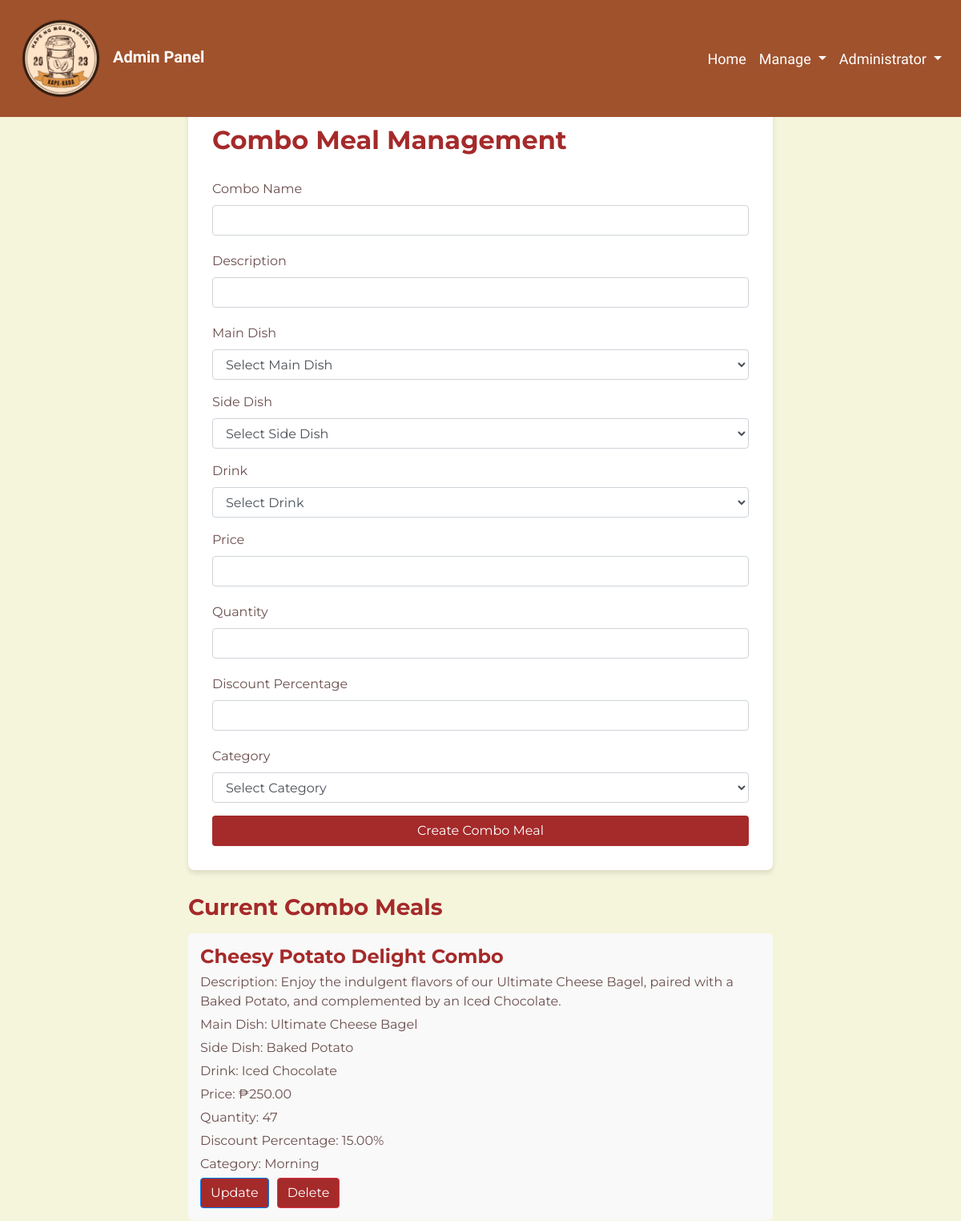
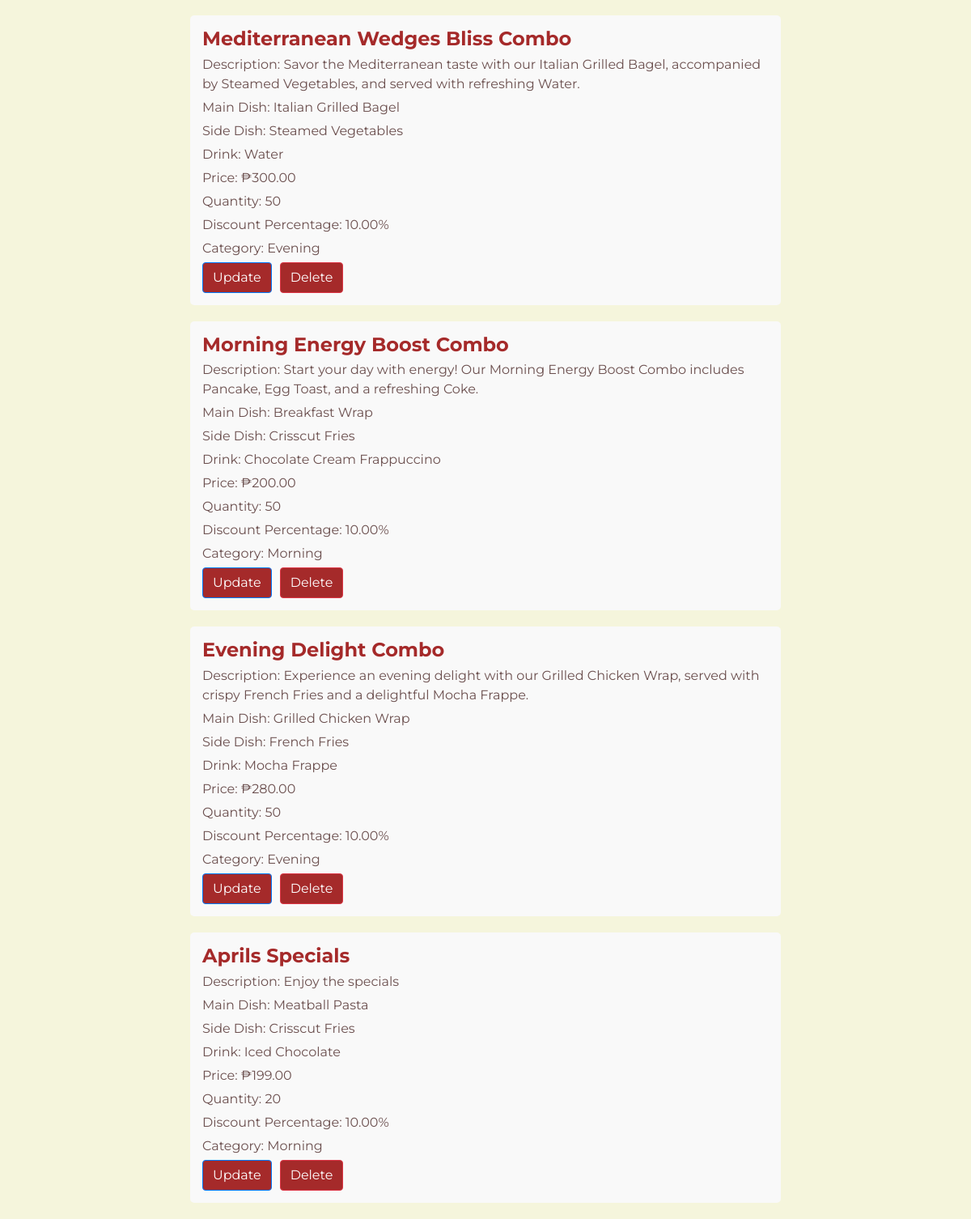
The app's page /admin_combo.php with its own data (2 pictures, top to bottom).
### tables this page shows
CREATE TABLE `combo_meals` (
  `id` int(11) NOT NULL,
  `name` varchar(255) NOT NULL,
  `description` text NOT NULL,
  `main_dish` varchar(255) NOT NULL,
  `side_dish` varchar(255) NOT NULL,
  `drink` varchar(255) NOT NULL,
  `price` decimal(10,2) NOT NULL,
  `discount_percentage` decimal(5,2) NOT NULL,
  `category` varchar(50) NOT NULL,
  `quantity` int(11) NOT NULL
);

### admin_combo.php (the view, shortened to what this page needs)
<?php
include 'admin_navbar.php';
include 'db_connection.php';
$sql = "SELECT * FROM combo_meals";
$result = $conn->query($sql);
$combo_meals = [];
if ($result->num_rows > 0) {
    while ($row = $result->fetch_assoc()) {
        $combo_meals[] = $row;
    }
}
?>
<!DOCTYPE html>
<html lang="en">
<head>
    <link rel="stylesheet" href="https://stackpath.bootstrapcdn.com/bootstrap/4.5.2/css/bootstrap.min.css">
</head>
<body>
<div class="container">
    <div class="row justify-content-center">
        <div class="col-md-8">
            <div class="promotion-container">
                <h2 class="promotion-title">Combo Meal Management</h2>
                <form class="promotion-form" method="post" action="<?php echo htmlspecialchars($_SERVER["PHP_SELF"]); ?>">
                    <div class="form-group">
                        <label for="name">Combo Name</label>
                        <input type="text" class="form-control" id="name" name="name" required>
                    </div>
                    <div class="form-group">
                        <label for="description">Description</label>
                        <input type="text" class="form-control" id="description" name="description" required>
                    </div>
                    <div class="form-group">
                        <label for="main_dish">Main Dish</label>
                        <select class="form-control" id="main_dish" name="main_dish" required>
                            <option value="">Select Main Dish</option>
                        </select>
                    </div>
                    <div class="form-group">
                        <label for="side_dish">Side Dish</label>
                        <select class="form-control" id="side_dish" name="side_dish" required>
                            <option value="">Select Side Dish</option>
                        </select>
                    </div>
                    <div class="form-group">
                        <label for="drink">Drink</label>
                        <select class="form-control" id="drink" name="drink" required>
                            <option value="">Select Drink</option>
                        </select>
                    </div>
                    <div class="form-group">
                        <label for="price">Price</label>
                        <input type="number" class="form-control" id="price" name="price" min="0.01" step="0.01" required>
                    </div>
                    <div class="form-group">
                        <label for="quantity">Quantity</label>
                        <input type="number" class="form-control" id="quantity" name="quantity" min="1" required>
                    </div>
                    <div class="form-group">
                        <label for="discount_percentage">Discount Percentage</label>
                        <input type="number" class="form-control" id="discount_percentage" name="discount_percentage" min="0" max="100" step="0.01" required>
                    </div>
                    <div class="form-group">
                        <label for="category">Category</label>
                        <select class="form-control" id="category" name="category" required>
                            <option value="">Select Category</option>
                        </select>
                    </div>
                    <button type="submit" class="btn btn-block" name="create_combo">Create Combo Meal</button>
                </form>
            </div>
            <div class="promotion-list">
                <h3 class="promotion-title">Current Combo Meals</h3>
                <?php if (!empty($combo_meals)) : ?>
                    <?php foreach ($combo_meals as $key => $combo_meal) : ?>
                        <div class="promotion-item" id="combo_<?php echo $key; ?>">
                            <h4><?php echo $combo_meal['name']; ?></h4>
                            <p>Description: <?php echo $combo_meal['description']; ?></p>
                            <p>Main Dish: <?php echo $combo_meal['main_dish']; ?></p>
                            <p>Side Dish: <?php echo $combo_meal['side_dish']; ?></p>
                            <p>Drink: <?php echo $combo_meal['drink']; ?></p>
                            <p>Price: ₱<?php echo number_format($combo_meal['price'], 2); ?></p>
                            <p>Quantity: <?php echo $combo_meal['quantity']; ?></p>
                            <p>Discount Percentage: <?php echo $combo_meal['discount_percentage']; ?>%</p>
                            <p>Category: <?php echo $combo_meal['category']; ?></p>
                            <div class="promotion-buttons">
                                <form method="post" action="update_combo.php">
                                    <button type="submit" class="btn btn-primary update-btn">Update</button>
                                </form>
                                <form method="post" action="<?php echo htmlspecialchars($_SERVER["PHP_SELF"]); ?>">
                                    <button type="submit" class="btn btn-danger delete-btn" onclick="return confirm('Are you sure you want to delete this combo meal?')">Delete</button>
                                </form>
                            </div>
                        </div>
                    <?php endforeach; ?>
                <?php else : ?>
                    <p>No combo meals available.</p>
                <?php endif; ?>
            </div>
        </div>
    </div>
</div>
</body>
</html>

### admin_navbar.php (style rules this page uses)
body { padding-top: 56px; color: #FFFFFF; }

### admin_combo.php (style rules this page uses)
body { background-color: #F5F5DC; color: #6B4F4E; font-family: 'Montserrat', sans-serif; }
.container { margin-top: 70px; }
.promotion-container { background-color: #FFFFFF; padding: 30px; border-radius: 8px; box-shadow: 0 4px 6px rgba(0, 0, 0, 0.1); }
.promotion-title { color: #A52A2A; font-weight: 700; margin-bottom: 30px; }
.promotion-form input[type="text"], .promotion-form input[type="number"], .promotion-form input[type="date"] { margin-bottom: 20px; }
.promotion-form button[type="submit"] { background-color: #A52A2A; color: #FFFFFF; }
.promotion-buttons { display: flex; }
.promotion-buttons .delete-btn, .promotion-buttons .update-btn { margin-right: 10px; }
.promotion-buttons .delete-btn { background-color: #A52A2A; color: #FFFFFF; }
.promotion-buttons .update-btn { background-color: #A52A2A; color: #FFFFFF; }
.promotion-list { margin-top: 30px; }
.promotion-item { background-color: #F9F9F9; padding: 15px; margin-bottom: 20px; border-radius: 5px; }
.promotion-item h4 { color: #A52A2A; font-weight: 700; margin-bottom: 5px; }
.promotion-item p { margin-bottom: 5px; }
.promotion-list h3 { margin-bottom: 15px; }

### records on screen
combo_meals: name "Cheesy Potato Delight Combo", description "Enjoy the indulgent flavors of our Ultimate Cheese Bagel, paired with a Baked Potato, and complemented by an Iced Chocolate.", main_dish "Ultimate Cheese Bagel", side_dish "Baked Potato", drink "Iced Chocolate", price "250.00", quantity "47", discount_percentage "15.00", category "Morning"
combo_meals: name "Mediterranean Wedges Bliss Combo", description "Savor the Mediterranean taste with our Italian Grilled Bagel, accompanied by Steamed Vegetables, and served with refreshing Water.", main_dish "Italian Grilled Bagel", side_dish "Steamed Vegetables", drink "Water", price "300.00", quantity "50", discount_percentage "10.00", category "Evening"
combo_meals: name "Morning Energy Boost Combo", description "Start your day with energy! Our Morning Energy Boost Combo includes Pancake, Egg Toast, and a refreshing Coke.", main_dish "Breakfast Wrap", side_dish "Crisscut Fries", drink "Chocolate Cream Frappuccino", price "200.00", quantity "50", discount_percentage "10.00", category "Morning"
combo_meals: name "Evening Delight Combo", description "Experience an evening delight with our Grilled Chicken Wrap, served with crispy French Fries and a delightful Mocha Frappe.", main_dish "Grilled Chicken Wrap", side_dish "French Fries", drink "Mocha Frappe", price "280.00", quantity "50", discount_percentage "10.00", category "Evening"
combo_meals: name "Aprils Specials", description "Enjoy the specials", main_dish "Meatball Pasta", side_dish "Crisscut Fries", drink "Iced Chocolate", price "199.00", quantity "20", discount_percentage "10.00", category "Morning"
